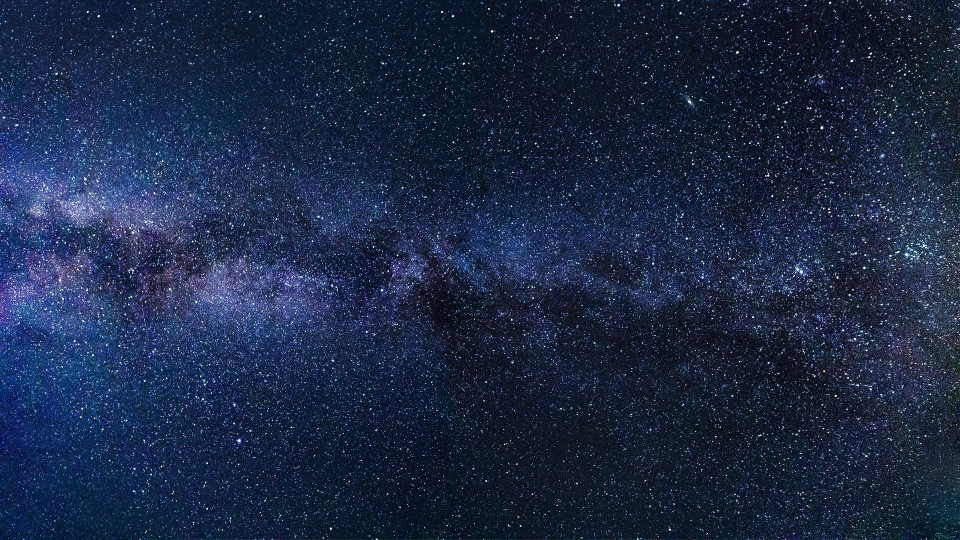
#> input picture Test/1.jpg, 1920 x 1079 px, given in place of the camera (shown at 1/2 size)
$ python Utils.py
#> lines starting #> are read from the running program, lines starting #| are printed output that depends on the picture; after the words box and inside, x2 and y2 are one past the last pixel; in counts of white or black regions, pixels touching at a corner belong together
"""
Supporting Functions for Computer vision using OpenCV
By: Computer Vision Zone
Website: https://www.computervision.zone/
"""

import cv2
import numpy as np
import copy


def stackImages(_imgList, cols, scale):
    """
    Stack Images together to display in a single window
    :param _imgList: list of images to stack
    :param cols: the num of img in a row
    :param scale: bigger~1+ ans smaller~1-
    :return: Stacked Image
    """
    imgList = copy.deepcopy(_imgList)

    # make the array full by adding blank img, otherwise the openCV can't work
    totalImages = len(imgList)
    rows = totalImages // cols if totalImages // cols * cols == totalImages else totalImages // cols + 1
    blankImages = cols * rows - totalImages

    width = imgList[0].shape[1]
    height = imgList[0].shape[0]
    imgBlank = np.zeros((height, width, 3), np.uint8)
    imgList.extend([imgBlank] * blankImages)

    # resize the images
    for i in range(cols * rows):
        imgList[i] = cv2.resize(imgList[i], (0, 0), None, scale, scale)
        if len(imgList[i].shape) == 2:
            imgList[i] = cv2.cvtColor(imgList[i], cv2.COLOR_GRAY2BGR)

    # put the images in a board
    hor = [imgBlank] * rows
    for y in range(rows):
        line = []
        for x in range(cols):
            line.append(imgList[y * cols + x])
        hor[y] = np.hstack(line)
    ver = np.vstack(hor)
    return ver


# [94 lines left out: functions cornerRect, findContours, overlayPNG, rotateImage, not called in this run]


def putTextRect(img, text, pos, scale=3, thickness=3, colorT=(255, 255, 255),
                colorR=(255, 0, 255), font=cv2.FONT_HERSHEY_PLAIN,
                offset=10, border=None, colorB=(0, 255, 0)):
    """
    Creates Text with Rectangle Background
    :param img: Image to put text rect on
    :param text: Text inside the rect
    :param pos: Starting position of the rect x1,y1
    :param scale: Scale of the text
    :param thickness: Thickness of the text
    :param colorT: Color of the Text
    :param colorR: Color of the Rectangle
    :param font: Font used. Must be cv2.FONT....
    :param offset: Clearance around the text
    :param border: Outline around the rect
    :param colorB: Color of the outline
    :return: image, rect (x1,y1,x2,y2)
    """
    ox, oy = pos
    (w, h), _ = cv2.getTextSize(text, font, scale, thickness)

    x1, y1, x2, y2 = ox - offset, oy + offset, ox + w + offset, oy - h - offset

    cv2.rectangle(img, (x1, y1), (x2, y2), colorR, cv2.FILLED)
    if border is not None:
        cv2.rectangle(img, (x1, y1), (x2, y2), colorB, border)
    cv2.putText(img, text, (ox, oy), font, scale, colorT, thickness)

    return img, [x1, y2, x2, y1]


def main():
    cap = cv2.VideoCapture(0)
    while True:
        success, img = cap.read()
#> img is the input picture: shape (1079, 1920, 3); mean B, G, R 68.9, 40.7, 27.6
        img, bbox = putTextRect(img, "Adp", [50, 50], 2, 2, offset=10, border=5)
#> in putTextRect, `cv2.rectangle(img, (x1, y1), (x2, y2), colorB, border)`:
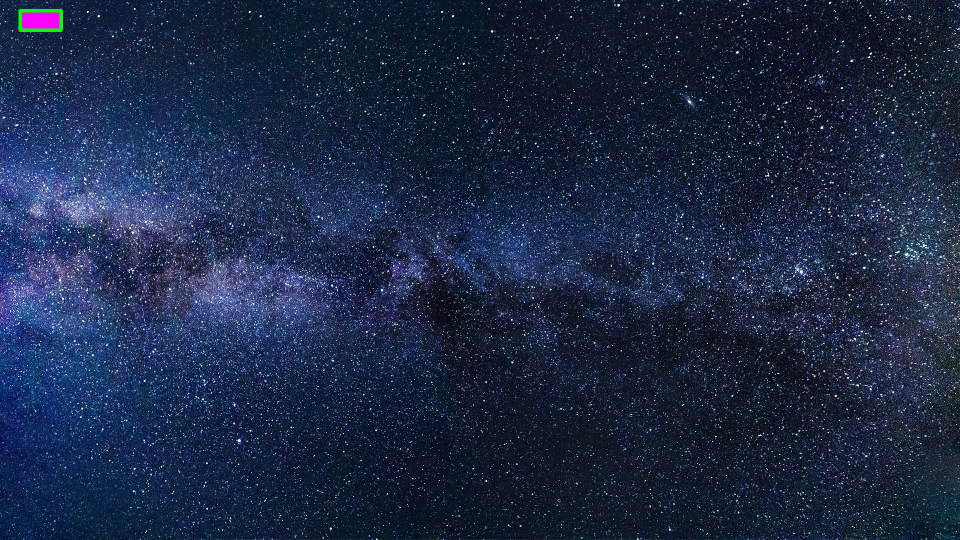
#> img: shape (1079, 1920, 3) (shown at 1/2 size); mean B, G, R 69, 40.8, 27.8
#> in putTextRect, `cv2.putText(img, text, (ox, oy), font, scale, colorT, thickness)`: img: shape (1079, 1920, 3); 0.02% of pixels changed, all inside (x1, y1, x2, y2) = (51, 29, 108, 56)
#> bbox = [40, 21, 122, 60]
        imgGray = cv2.cvtColor(img, cv2.COLOR_BGR2GRAY)
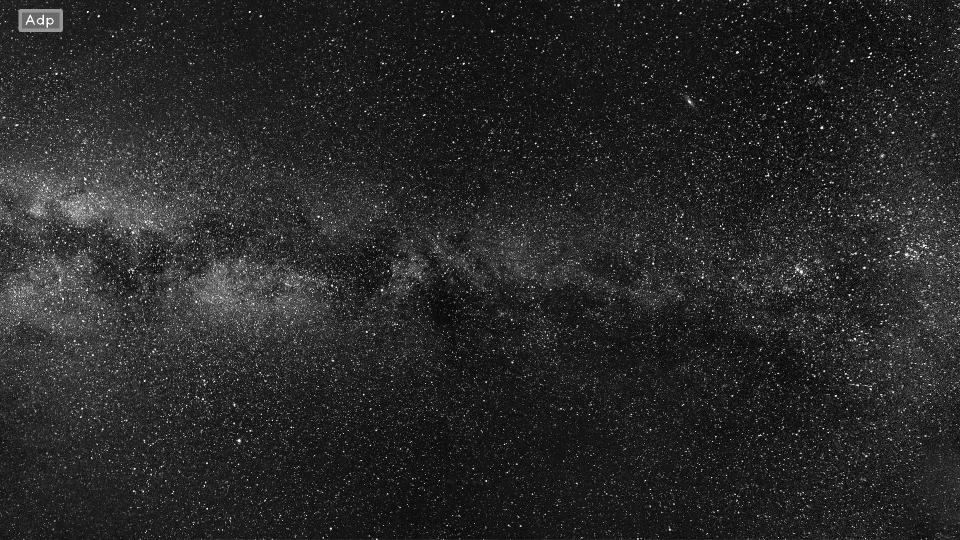
#> imgGray: shape (1079, 1920) (shown at 1/2 size); min 0, max 255, mean 40.2
        imgList = [img, img, imgGray, img, imgGray]
        imgStacked = stackImages(imgList, 2, 0.5)
#> in stackImages, `imgList = copy.deepcopy(_imgList)`: imgList = 5 items
#> in stackImages, `totalImages = len(imgList)`: totalImages = 5
#> in stackImages, `rows = totalImages // cols if totalImages // cols * cols == totalImage..`: rows = 3
#> in stackImages, `blankImages = cols * rows - totalImages`: blankImages = 1
#> after the loop in stackImages, `for i in range(cols * rows):`: imgList = 6 items
#> in stackImages, `hor = [imgBlank] * rows`: hor = 3 items
#> in stackImages, `ver = np.vstack(hor)`:
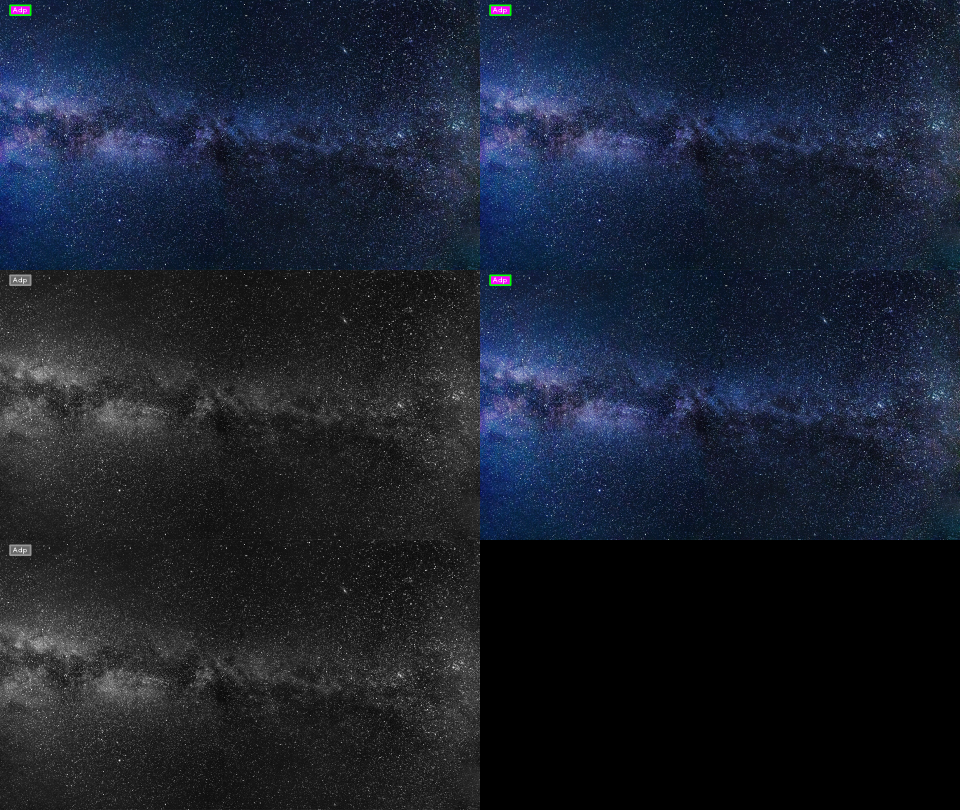
#> ver: shape (1620, 1920, 3) (shown at 1/2 size); mean of channels 0, 1, 2 48, 33.9, 27.4; drawn as B, G, R

        cv2.imshow("stackedImg", imgStacked)
        cv2.waitKey(1)


if __name__ == "__main__":
    main()
